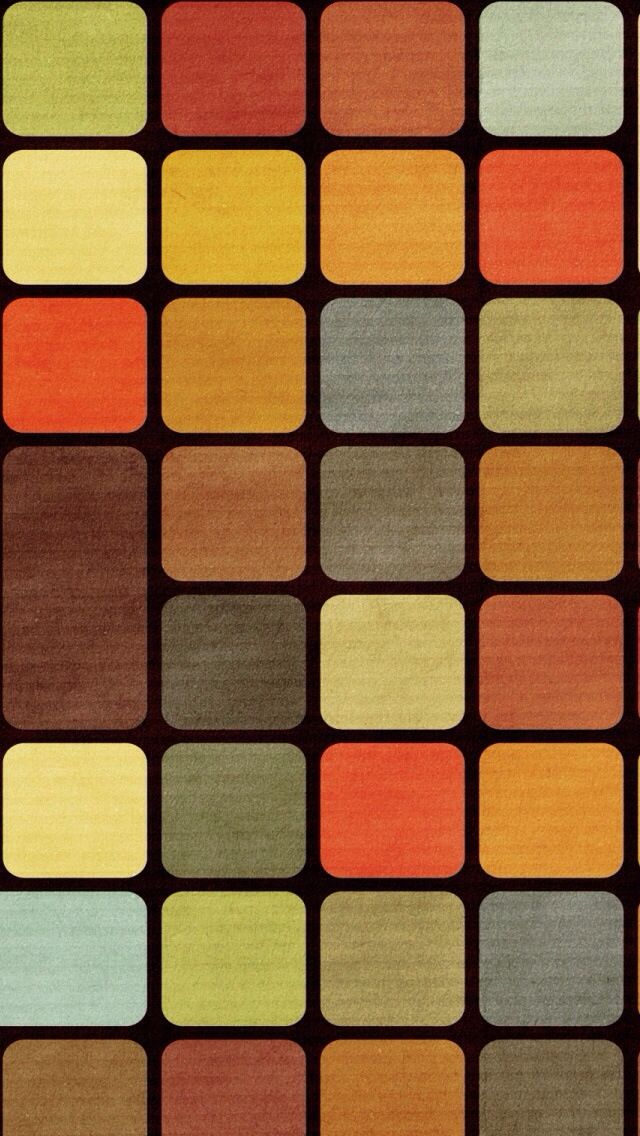
#> input picture IOT PROJECTS/image1.png, 640 x 1136 px
$ python detect_image.py
#> lines starting #> are read from the running program, lines starting #| are printed output that depends on the picture; after the words box and inside, x2 and y2 are one past the last pixel; in counts of white or black regions, pixels touching at a corner belong together
import cv2 as cv
import numpy as np
import os
import platform

if platform.system() == "Linux":
    os.environ["QT_QPA_PLATFORM"] = "xcb"
    os.environ["QT_QPA_FONTDIR"] = "/usr/share/fonts"

img = cv.imread("image1.png")
#> img is the input picture: shape (1136, 640, 3); mean B, G, R 62.3, 104.5, 147
gray = cv.cvtColor(img, cv.COLOR_BGR2GRAY)
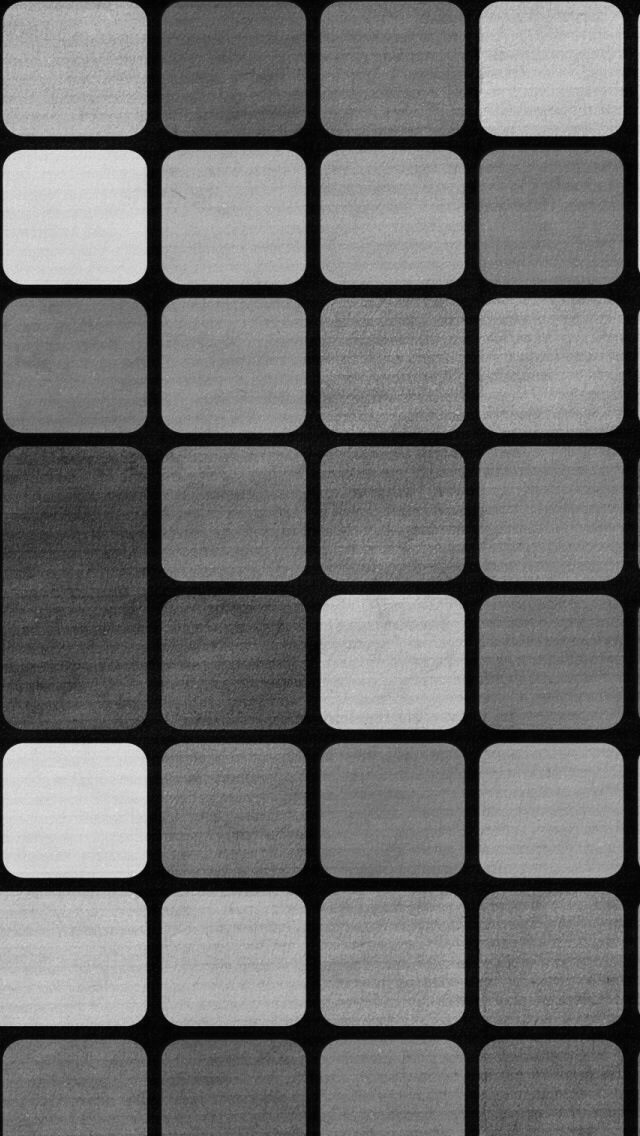
#> gray: shape (1136, 640); min 1, max 228, mean 112.4
edges = cv.Canny(gray, 50, 150, apertureSize=3)
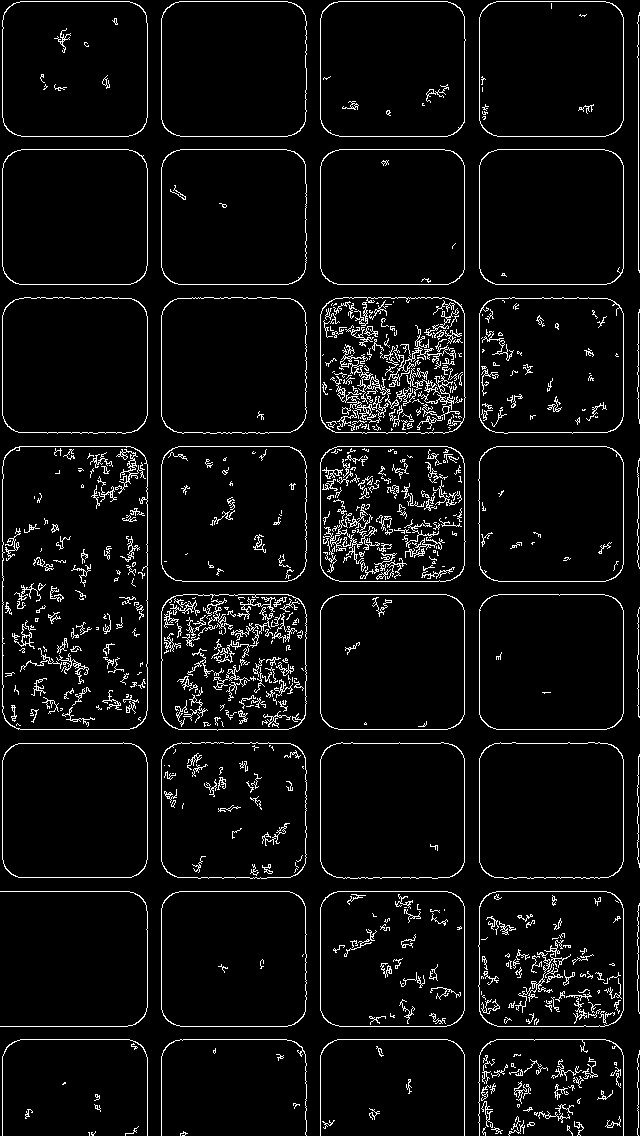
#> edges: shape (1136, 640); 5.4% white in thin lines or dots

lines = cv.HoughLines(edges, 1, np.pi/180, 200)
#> lines = 24 rows, first 8: [464, 0], [623, 0], [320, 0], [479, 0], [147, 0], [161, 0], [2, 0], [638, 0]

for line in lines:
    rho, theta = line[0]
    a = np.cos(theta)
    b = np.sin(theta)
    x0 = a * rho
    y0 = b * rho

    x1 = int(x0 + 1000 * (-b))
    y1 = int(y0 + 1000 * (a))
    x2 = int(x0 - 1000 * (-b))
    y2 = int(y0 - 1000 * (a))

    cv.line(img, (x1, y1), (x2, y2), (0, 0, 255), 2)
#> this loop made 24 passes
#> (rho, theta, a, b, x0, y0, x1, y1) on passes 1 to 12: (464, 0, 1, 0, 464, 0, 464, 1000), (623, 0, 1, 0, 623, 0, 623, 1000), (320, 0, 1, 0, 320, 0, 320, 1000), (479, 0, 1, 0, 479, 0, 479, 1000), (147, 0, 1, 0, 147, 0, 147, 1000), (161, 0, 1, 0, 161, 0, 161, 1000), (2, 0, 1, 0, 2, 0, 2, 1000), (638, 0, 1, 0, 638, 0, 638, 1000), (305, 0, 1, 0, 305, 0, 305, 1000), (891, 1.57, -4.37e-08, 1, -3.89e-05, 891, -1000, 890), (1026, 1.57, -4.37e-08, 1, -4.48e-05, 1026, -1000, 1025), (284, 1.57, -4.37e-08, 1, -1.24e-05, 284, -1000, 283)
#> (rho, theta, b, x0, y0, x1, y1, x2) on pass 15: (1, 1.57, 1, -4.37e-08, 1, -1000, 0, 999)
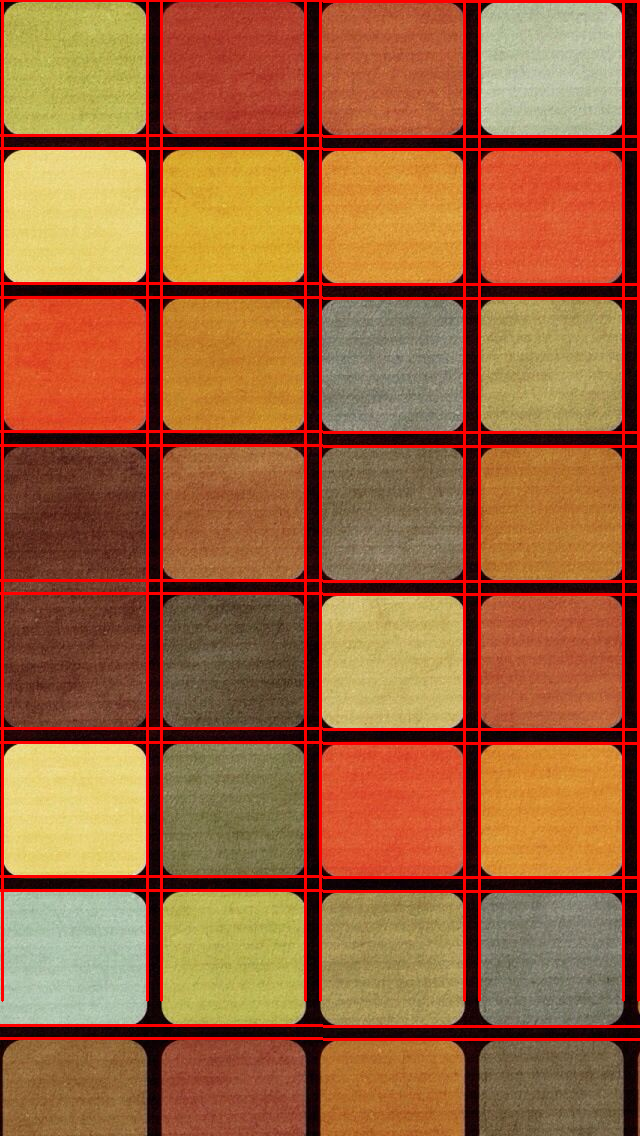
#> img: shape (1136, 640, 3); 7.49% of pixels changed, all inside (x1, y1, x2, y2) = (0, 0, 640, 1041)

while True:
    cv.imshow("HoughLines", img)
    if cv.waitKey(1) & 0xFF == ord("q"):
#> (key q is pressed here)
        break

cv.imwrite("houghlines3.jpg", img)
